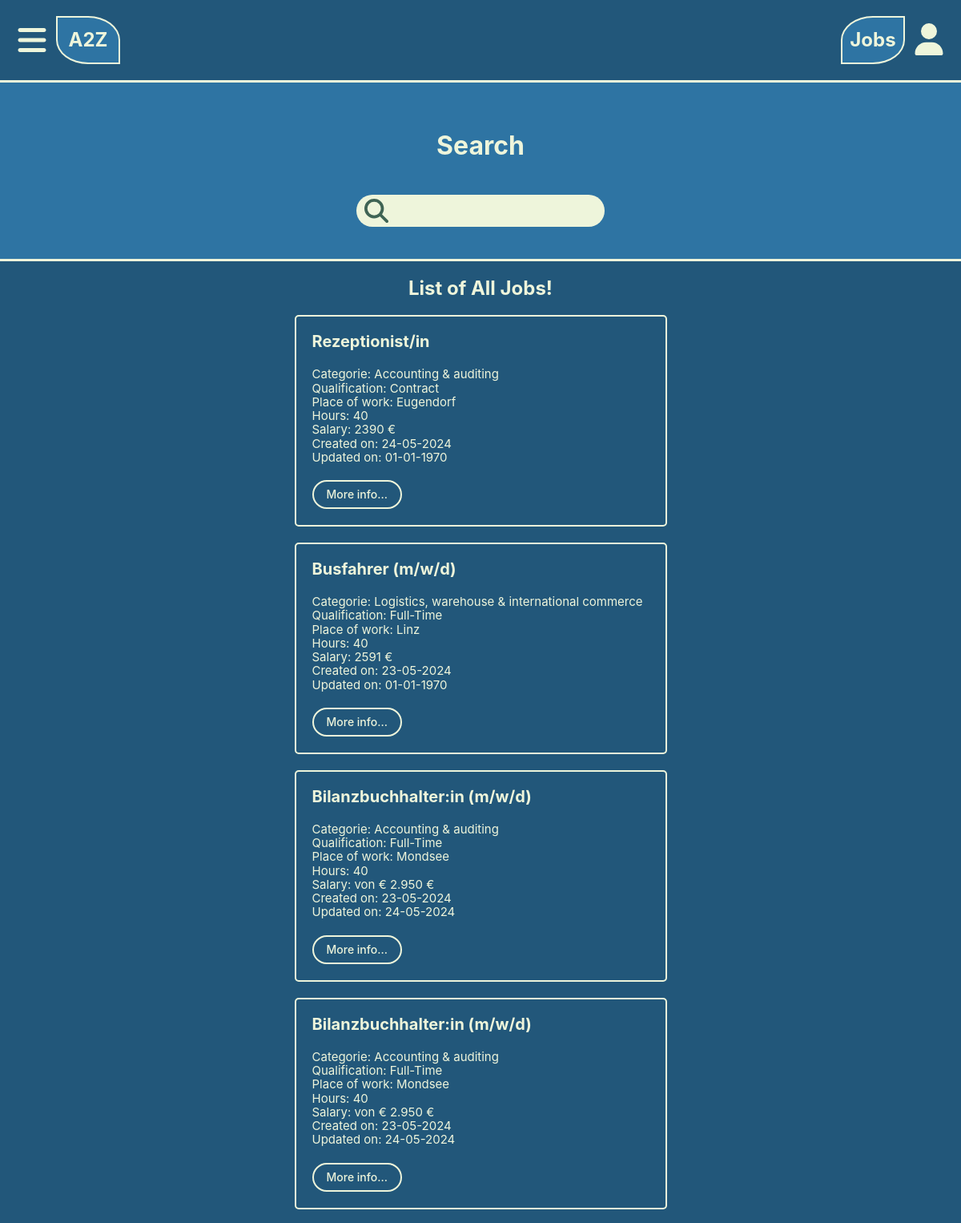
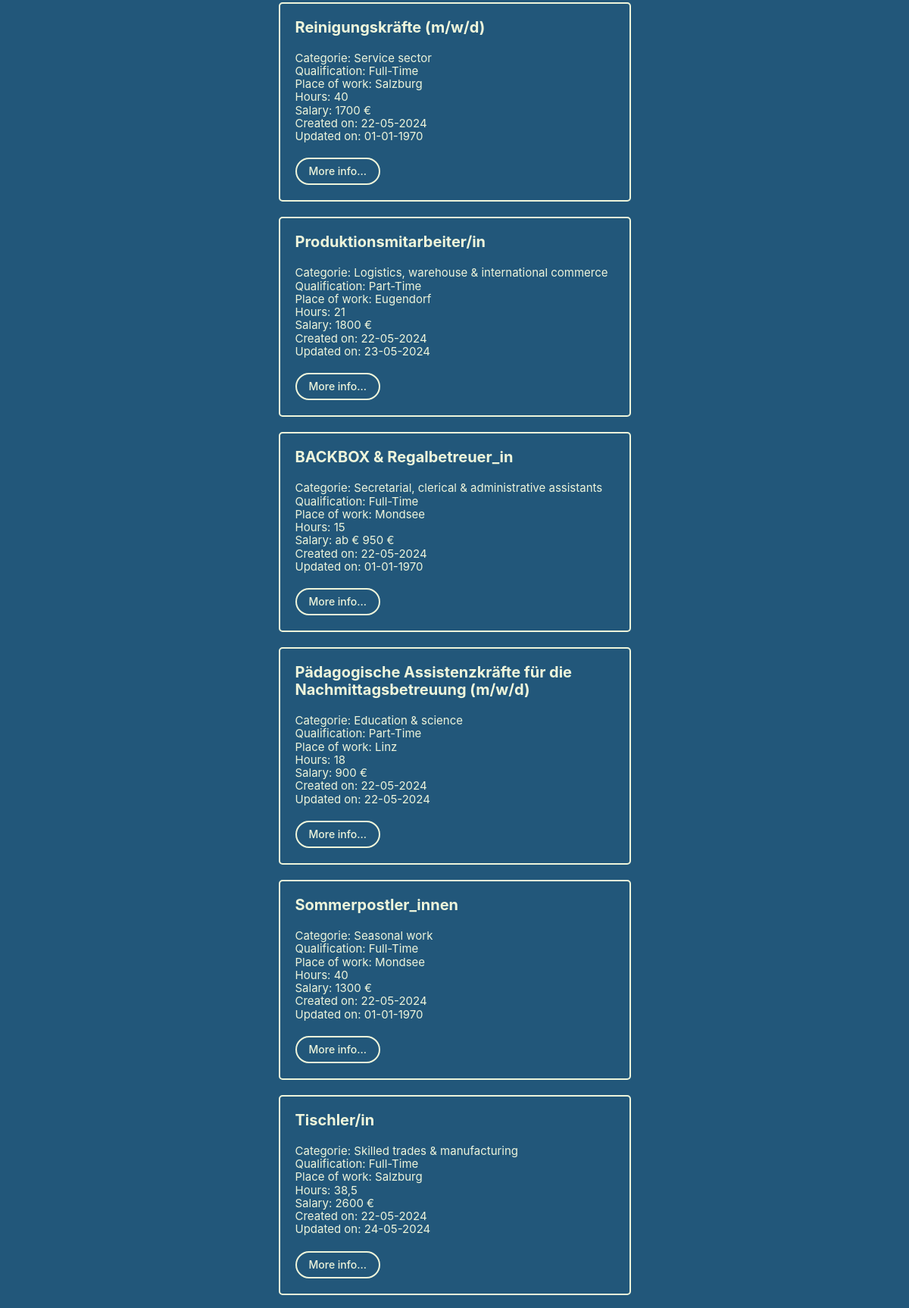
/admin/jobsall.php (upper part), run on the app's committed database (2 pictures, top to bottom).
### tables this page shows
CREATE TABLE `jobs` (
  `id` int(10) UNSIGNED NOT NULL,
  `user_id` int(10) UNSIGNED NOT NULL,
  `job_title` varchar(255) NOT NULL,
  `qualification_id` int(10) NOT NULL,
  `description` text NOT NULL,
  `categorie_id` int(10) NOT NULL,
  `place_of_work` varchar(255) NOT NULL,
  `hours` varchar(50) NOT NULL,
  `salary` varchar(50) NOT NULL,
  `created_on` date NOT NULL,
  `modified_on` date DEFAULT NULL,
  `status` varchar(7) NOT NULL
);

CREATE TABLE `categories` (
  `id` int(10) UNSIGNED NOT NULL,
  `categorie_name` varchar(255) NOT NULL
);

CREATE TABLE `qualifications` (
  `id` int(10) UNSIGNED NOT NULL,
  `qualification_name` varchar(255) NOT NULL
);

### admin/functions.php (called while the page is built, shortened)
<?php
spl_autoload_register(
    function (string $class) {
        $prefix = "WIFI\\JWE23\\";
        $length = strlen($prefix);
        $basis = __DIR__ . "/";
        $class_without_prefix = substr($class, $length);
        $datei = $basis . $class_without_prefix . ".php";
        $datei = str_replace("\\", "/", $datei);
    }
);

### admin/DataBanking/MySql.php (called while the page is built, shortened)
<?php
class MySql
{
    private static ?MySql $instanz = null;
    public static function getInstanz(): MySql
    {
        if (!self::$instanz) {
            self::$instanz = new MySql();
        }
        return self::$instanz;
    }
    private \mysqli $db;
    public function connect()
    {
        $this->db = new \mysqli(MYSQL_HOST, MYSQL_USER, MYSQL_PASSWORD, MYSQL_DATABANK);
        $this->db->set_charset("utf8mb4");
    }
    public function escape(string $value): string {
        return $this->db->real_escape_string($value);
    }
    public function query(string $input): \mysqli_result|bool
    {
        $result = $this->db->query($input);
        return $result;
    }
}

### admin/DataBanking/Model/Jobs.php (called while the page is built, shortened)
<?php
class Jobs {
    public function all_jobs(): array
    {
        $all_jobs = array();
        $db = Mysql::getInstanz();
        $result = $db->query("SELECT * FROM jobs WHERE status = 'Visible' ORDER BY id DESC");
        while ($row = $result->fetch_assoc())
        {
            $all_jobs[] = new Job($row);
        }
        return $all_jobs;
    }
}

### admin/DataBanking/Model/Row/RowAbstract.php (called while the page is built, shortened)
<?php
abstract class RowAbstract
{
    protected string $tabel;
    private array $data = array();
    public function __construct(array|int $id_or_data)
    {
        if (is_array($id_or_data))
        {
            $this->data = $id_or_data;
        } else {
            $db = Mysql::getInstanz();
            $sql_id = $db->escape($id_or_data);
            $result = $db->query("SELECT * FROM {$this->tabel} WHERE id = '{$sql_id}'");
            $this->data = $result->fetch_assoc();
        }
    }
    public function __get(string $eigenschaft):mixed
    {
        return $this->data[$eigenschaft];
    }
}

### admin/DataBanking/Model/Row/Job.php (called while the page is built, shortened)
<?php
class Job extends RowAbstract
{
    public function get_categorie(): Categorie
    {
        return new Categorie($this->categorie_id);
    }
    public function get_qualification(): Qualification
    {
        return new Qualification($this->qualification_id);
    }
}

### admin/jobsall.php (the view, shortened to what this page needs)
<?php
include "header.php"
?>
            <div class="wrapper-accent border-bottom">
                <div class="wrapper">
                    <div class="hero">
                        <h1>Search</h1>
                        <div class="hero__box">
                            <div class="search-field">
                                <img
                                    class="search-field__img"
                                    src="icons/search.svg"
                                    alt=""
                                />
                                <input
                                    class="search-field__input"
                                    type="text"
                                    id="search-field"
                                />
                            </div>
                        </div>
                    </div>
                </div>
            </div>
        </header>
        <main>
            <div class="wrapper-main">
                <div class="wrapper">
                    <h2 class="text-center top-bot-pad-2">
                        List of All Jobs!
                    </h2>
                    <div class="cards-box">
                    <?php
                    $jobs = new Jobs;
                    $all_jobs = $jobs->all_jobs();
                    foreach ($all_jobs as $job)
                        {
                        $created_on = $job->created_on;
                        $display_created = date("d-m-Y", strtotime($created_on));
                        $modified_on = $job->modified_on;
                        $display_modified = date("d-m-Y", strtotime($modified_on));
                        echo "<div class='card'>";
                            echo "<h3 class='card__title'>{$job->job_title}</h3>";
                            echo "<div>";
                                echo "<ul class='card__ul'>";
                                    echo "<li>Categorie: {$job->get_categorie()->categorie_name}</li>";
                                    echo "<li>Qualification: {$job->get_qualification()->qualification_name}</li>";
                                    echo "<li>Place of work: {$job->place_of_work}</li>";
                                    echo "<li>Hours: {$job->hours}</li>";
                                    echo "<li>Salary: {$job->salary} €</li>";
                                    echo "<li>Created on: {$display_created}</li>";
                                    echo "<li>Updated on: {$display_modified}</li>";
                                echo "</ul>";
                            echo "</div>";
                            echo "<button class='btn card__btn no-anchor-color btn-slide'>More info...</button>";
                        echo "</div>";
                        }
                    ?>
                    </div>
                </div>
            </div>
        </main>
<?php
include "footer.php"
?>

### admin/css/main.css (style rules this page uses)
:root { --main: #22577a; --accent: #2e74a3; --text: #eef5db; --night: #12130f; }
*, *::before, *::after { margin: 0; padding: 0; box-sizing: border-box; word-break: keep-all; }
html { font-size: 62.5%; font-family: Inter, system-ui, -apple-system, BlinkMacSystemFont, 'Segoe UI', Roboto, Oxygen, Ubuntu, Cantarell, 'Open Sans', 'Helvetica Neue', sans-serif; color: var(--text); height: 100%; width: 100%; }
body { display: flex; flex-direction: column; justify-content: space-between; height: 100%; width: 100%; }
img { width: 100%; }
.text-center { text-align: center; }
.main-color { background: var(--main); }
.top-bot-pad-2 { padding: 2rem 0; }
.wrapper { max-width: 1280px; margin: 0 auto; }
.wrapper-main { width: 100%; background-color: var(--main); }
.wrapper-accent { width: 100%; background-color: var(--accent); }
.border-bottom { border-bottom: 3px solid var(--text); }
.no-anchor-color { text-decoration: none; color: var(--text); }
h1 { font-size: 3.2rem; }
h2 { font-size: 2.4rem; }
h3 { font-size: 2rem; }
.btn { color: var(--text); padding: 1rem 2rem; font-size: 1.8rem; border: 2px solid var(--text); border-radius: 25px; letter-spacing: 0.2px; font-weight: 500; width: max-content; }
input { background: var(--text); border: none; font-size: 1.8rem; }
.hero { background: var(--accent); padding: 4rem 2rem; text-align: center; display: flex; flex-direction: column; justify-content: center; align-items: center; gap: 2rem; }
.search-field { background: var(--text); display: flex; flex-direction: row; justify-content: center; align-items: center; padding: 0.5rem 1rem 0.5rem 1rem; gap: 1rem; width: min-content; border-radius: 20px; }
.search-field__img { width: 3rem; height: 3rem; }
.search-field__input { max-width: 25rem; height: 3rem; font-weight: 500; }
.cards-box { padding: 0 2rem 4rem; display: flex; flex-direction: column; justify-content: center; align-items: center; gap: 2rem; }
.card { padding: 2rem; border: 2px solid var(--text); display: flex; flex-direction: column; gap: 2rem; width: 100%; max-width: 465px; border-radius: 5px; background: var(--main); }
.card__ul { list-style: none; font-size: 1.5rem; }
.card__btn { font-size: 1.4rem; letter-spacing: 0; padding: 0.8rem 1.6rem; background: var(--main); }

### data on the page
jobs: job_title "Rezeptionist/in", categorie.categorie_name "Accounting & auditing", qualification.qualification_name "Contract", place_of_work "Eugendorf", hours "40", salary "2390", created_on "24-05-2024", display_modified "01-01-1970"
jobs: job_title "Busfahrer (m/w/d)", categorie.categorie_name "Logistics, warehouse & international commerce", qualification.qualification_name "Full-Time", place_of_work "Linz", hours "40", salary "2591", created_on "23-05-2024", display_modified "01-01-1970"
jobs: job_title "Bilanzbuchhalter:in (m/w/d)", categorie.categorie_name "Accounting & auditing", qualification.qualification_name "Full-Time", place_of_work "Mondsee", hours "40", salary "von € 2.950", created_on "23-05-2024", modified_on "24-05-2024"
jobs: job_title "Bilanzbuchhalter:in (m/w/d)", categorie.categorie_name "Accounting & auditing", qualification.qualification_name "Full-Time", place_of_work "Mondsee", hours "40", salary "von € 2.950", created_on "23-05-2024", modified_on "24-05-2024"
jobs: job_title "Reinigungskräfte (m/w/d)", categorie.categorie_name "Service sector", qualification.qualification_name "Full-Time", place_of_work "Salzburg", hours "40", salary "1700", created_on "22-05-2024", display_modified "01-01-1970"
jobs: job_title "Produktionsmitarbeiter/in", categorie.categorie_name "Logistics, warehouse & international commerce", qualification.qualification_name "Part-Time", place_of_work "Eugendorf", hours "21", salary "1800", created_on "22-05-2024", modified_on "23-05-2024"
jobs: job_title "BACKBOX & Regalbetreuer_in", categorie.categorie_name "Secretarial, clerical & administrative assistants", qualification.qualification_name "Full-Time", place_of_work "Mondsee", hours "15", salary "ab € 950", created_on "22-05-2024", display_modified "01-01-1970"
jobs: job_title "Pädagogische Assistenzkräfte für die Nachmittagsbetreuung (m/w/d)", categorie.categorie_name "Education & science", qualification.qualification_name "Part-Time", place_of_work "Linz", hours "18", salary "900", created_on "22-05-2024", modified_on "22-05-2024"
jobs: job_title "Sommerpostler_innen", categorie.categorie_name "Seasonal work", qualification.qualification_name "Full-Time", place_of_work "Mondsee", hours "40", salary "1300", created_on "22-05-2024", display_modified "01-01-1970"
jobs: job_title "Tischler/in", categorie.categorie_name "Skilled trades & manufacturing", qualification.qualification_name "Full-Time", place_of_work "Salzburg", hours "38,5", salary "2600", created_on "22-05-2024", modified_on "24-05-2024"
